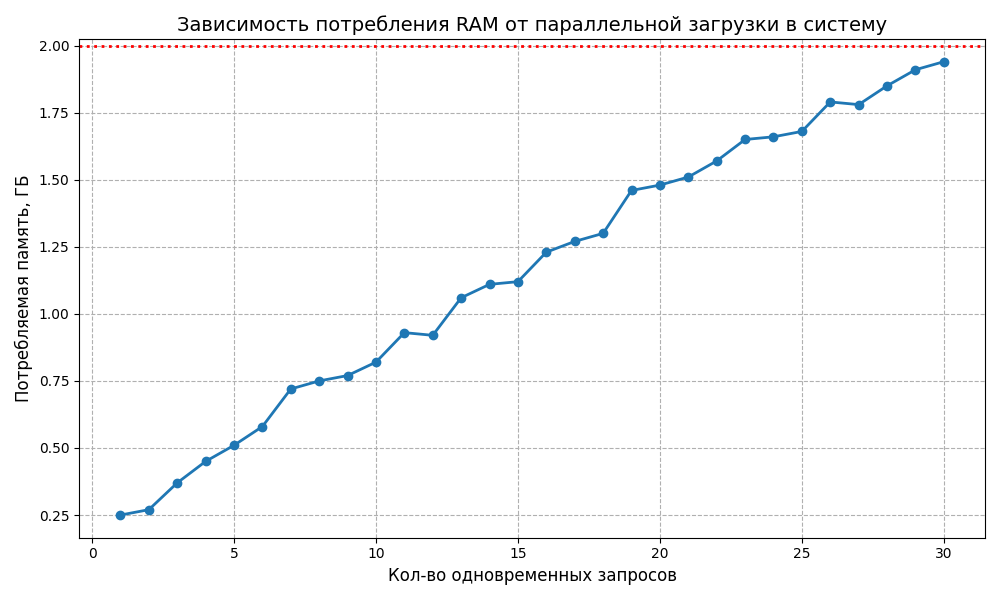

Write Python code to recreate this figure.
import matplotlib.pyplot as plt

x = list(i for i in range(1, 31))

y = [
    0.25,
    0.27,
    0.37,
    0.45,
    0.51,
    0.58,
    0.72,
    0.75,
    0.77,
    0.82,
    0.93,
    0.92,
    1.06,
    1.11,
    1.12,
    1.23,
    1.27,
    1.30,
    1.46,
    1.48,
    1.51,
    1.57,
    1.65,
    1.66,
    1.68,
    1.79,
    1.78,
    1.85,
    1.91,
    1.94,
]

plt.figure(figsize=(10, 6))

plt.plot(x, y, marker="o", linewidth=2)

plt.xlabel("Кол-во одновременных запросов", fontsize=12)
plt.ylabel("Потребляемая память, ГБ", fontsize=12)
plt.title("Зависимость потребления RAM от параллельной загрузки в систему", fontsize=14)

plt.grid(True, linestyle="--")

plt.axhline(y=2, color="red", linestyle=":", linewidth=2, label="Лимит 2 ГБ")

plt.tight_layout()
plt.savefig("ram_graph.png")
